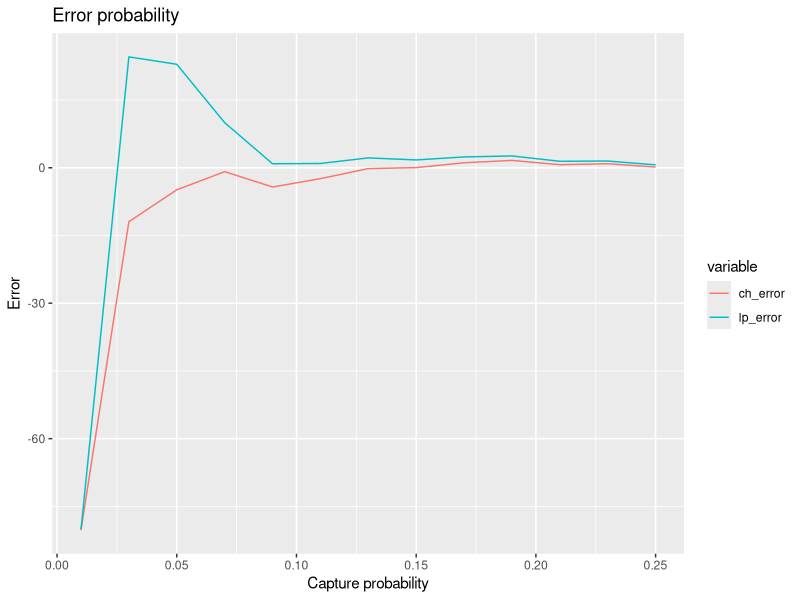

Source code (R):
library(ggplot2)
library(reshape2)

N <- 2000
capture_prob <- seq(from = 0.01, to = 0.25, by = 0.02)
n_tries <- 100

simulate <- function(p, N, n_tries) {
  simulation <- function(p, N) {
    capture <- function(p, N) {
      n_repetitions <- p * N
      result <- sample.int(n = N,
                           size = n_repetitions,
                           replace = FALSE)
      result
    }
    
    first_capture <- capture(p, N)
    n <- length(first_capture)
    second_capture <- capture(p, N)
    K <- length(second_capture)
    recapture <- intersect(second_capture, first_capture)
    k <- length(recapture)
    
    lpe <- ifelse(k == 0, K * n, K * n / k)
    che <- floor((K + 1) * (n + 1) / (k + 1)) - 1
    
    lpe_error = (lpe - N) / N * 100
    che_error = (che - N) / N * 100
    
    list("lpe_error" = lpe_error, "che_error" = che_error)
  }
  
  lpe_error <- 0
  che_error <- 0
  
  for (i in 1:100) {
    rv <- simulation(p, N)
    lpe_error <- lpe_error + rv[[1]]
    che_error <- che_error + rv[[2]]
  }
  
  c(lpe_error/n_tries, che_error/n_tries)
}


che <- list()
lpe <- list()

for (p in capture_prob) {
  rv <- simulate(p, N, n_tries)
  lpe[[length(lpe) + 1]] <- rv[1]
  che[[length(che) + 1]] <- rv[2]
}

results <- data.frame("capture_prob"=capture_prob, 
                      "ch_error"=unlist(che), 
                      "lp_error"=unlist(lpe))

ggplot(data = melt(results, id.vars=c("capture_prob")), 
       aes(x=capture_prob, y=value, group=variable)) + 
  geom_line(aes(color=variable)) +
  xlab("Capture probability") +
  ylab("Error") +
  ggtitle("Error probability")
